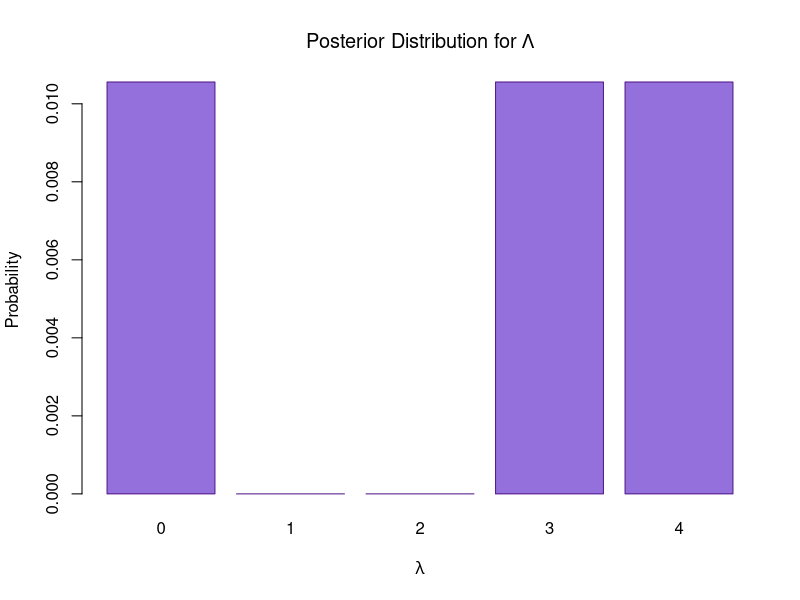
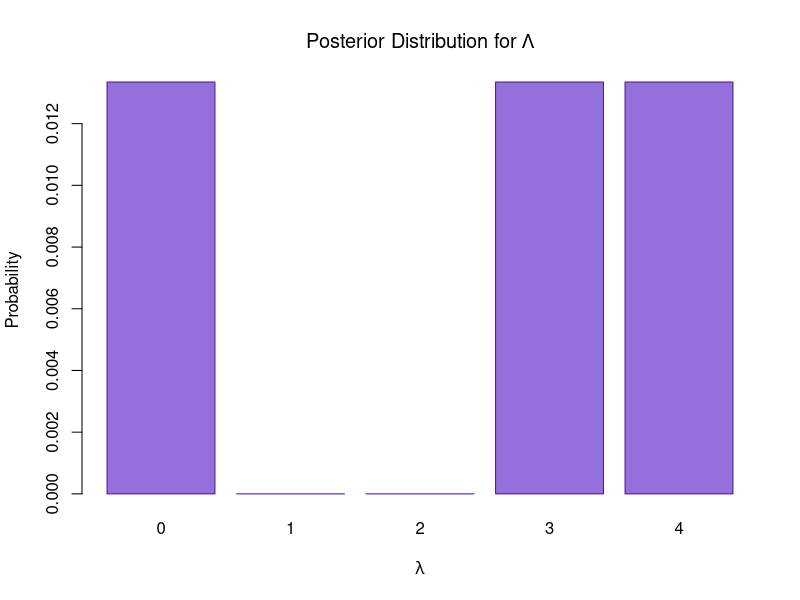
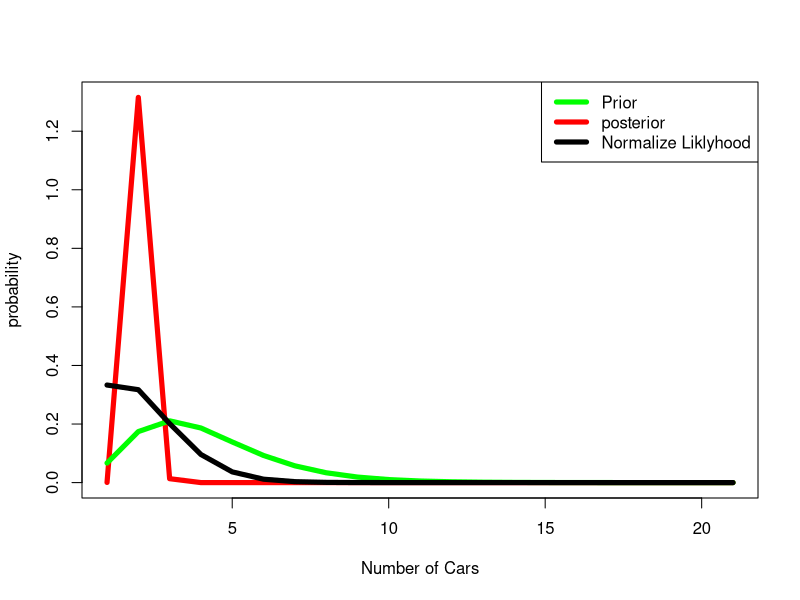

Here is the R script that generated these plots, in order:

# SYST 664 / CSI 674 Spring 2016
# Assignment 4 Problem 1-a
# Analysis of automobile arrivals

NumberofOccu=c(3,5,7,3,3)
alpha=1
beta=10000
#newalpha=alpha+sum(NumberofOccu)
newalpha=alpha+40
newbeta=beta/(1+(sum(NumberofOccu)*beta))
posteriorRamda=dgamma(NumberofOccu,newalpha,1/newbeta)
xaxis=0:(length(NumberofOccu)-1)



barplot(posteriorRamda,main=expression("Posterior Distribution for"~Lambda),
        col=c("mediumpurple"), border=c("purple4"),
        xlab=expression(lambda), ylab="Probability",
        names=xaxis)



#1-b
#mean
meanv=newalpha*newbeta
meanv
#standard diviation
sd=(newalpha*newbeta^2)^0.5
sd
#mediam
mediam=qgamma(0.5,newalpha,1/newbeta)
mediam
#mode
modev=(newalpha-1)*newbeta
modev

#1-c
lefttail=qgamma(0.025,newalpha,1/newbeta)
righttail=qgamma(0.975,newalpha,1/newbeta)

#3

#Alpha = 3.668045
#Beta = 1.12254
NumberofOccu=c(3,5,7,3,3)
alpha=3.668045
beta=1.12254
#newalpha=alpha+sum(NumberofOccu)
newalpha=alpha+40
newbeta=beta/(1+(sum(NumberofOccu)*beta))
posteriorRamda=dgamma(NumberofOccu,newalpha,1/newbeta)
#posteriorRamda=dgamma(1:10,newalpha,1/newbeta)

xaxis=0:(length(NumberofOccu)-1)



barplot(posteriorRamda,main=expression("Posterior Distribution for"~Lambda),
        col=c("mediumpurple"), border=c("purple4"),
        xlab=expression(lambda), ylab="Probability",
        names=xaxis)

#mean
meanv=newalpha*newbeta
meanv
#standard diviation
sd=(newalpha*newbeta^2)^0.5
sd
#mediam
mediam=qgamma(0.5,newalpha,1/newbeta)
mediam
#mode
modev=(newalpha-1)*newbeta
modev

#3-c
lefttail=qgamma(0.025,newalpha,1/newbeta)
righttail=qgamma(0.975,newalpha,1/newbeta)
#3-D
#4

datax=seq(from=1,to=21,by=1)
posteriorRamda= dgamma(datax,newalpha,1/newbeta)
plot(posteriorRamda,type = "l",col="red",lwd="5",xlab = "Number of Cars", ylab = "probability")
pri=dgamma(datax,3.668045,1/1.12254)
#plot(dgamma(datax,3.668045,1/1.12254),type = "l")
lines(pri,col="green",lwd="5")
poisrate=40/sum(NumberofOccu)
liklyhood=dpois(datax,poisrate)

normalizelikly=liklyhood/sum(liklyhood)
lines(normalizelikly,lwd="5")

legend("topright",                                # 
       lty = 1,                                   # 
       lwd = 5,
       col = c("green", "red", "black"),           # col
       legend = c("Prior", "posterior", "Normalize Liklyhood") #
)




#----
